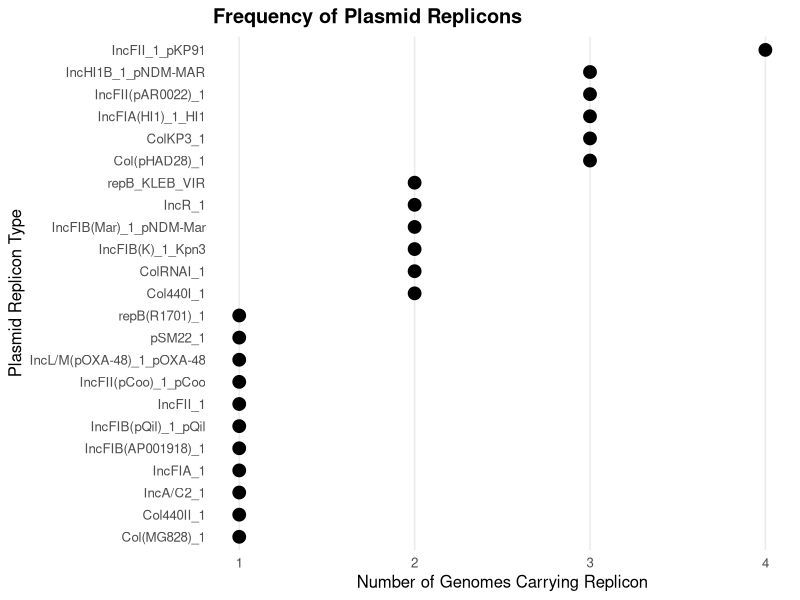

Write R code to recreate this figure.
# Set working directory
setwd("//wsl$/Ubuntu/home/nav/amr-mini-project/results")

# Load library
library(tidyverse)

# Load plasmid data
plasmids <- read_tsv(
  "plasmids.tsv",
  col_names = c("Genome", "Plasmid")
)

# Count plasmid frequencies
plasmid_count <- plasmids %>%
  count(Plasmid) %>%
  arrange(n)

# Clean dot plot (no overlap)
ggplot(plasmid_count,
       aes(x = n, y = reorder(Plasmid, n))) +
  geom_point(
    size = 4,
    color = "black"
  ) +
  labs(
    title = "Frequency of Plasmid Replicons",
    x = "Number of Genomes Carrying Replicon",
    y = "Plasmid Replicon Type"
  ) +
  theme_minimal(base_size = 12) +
  theme(
    plot.title = element_text(face = "bold"),
    panel.grid.major.y = element_blank(),
    panel.grid.minor = element_blank()
  )
